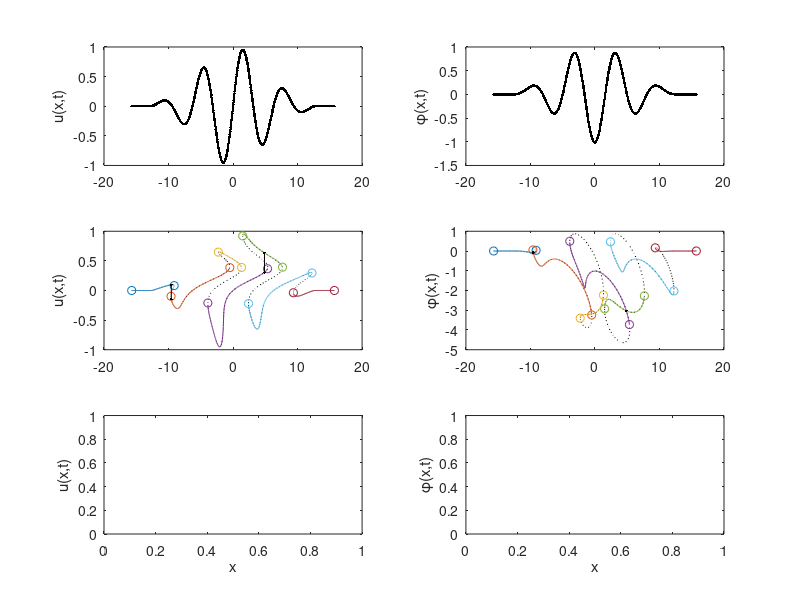

Write MATLAB code to recreate this figure.
function [X,U,PHI]=quasiAnaliticalSolver(varargin)
%%%%%%%%%%%%%%%%%%%%%%%%%%%%%%%%%%%%%%%%%%%%%%%%%%%%%%%%%%%%%%%%%%%%%%%%%%%
%
%   Quasi-analytical solutions for scalar nonlinear conservation models
%           Here these models are assumed to be of the form:
%
%                      u_t - f(u)_x = 0,    {x>R, t>0}
%
%                Coded by Manuel A. Diaz, ISNA, 2018.07.20
%
%%%%%%%%%%%%%%%%%%%%%%%%%%%%%%%%%%%%%%%%%%%%%%%%%%%%%%%%%%%%%%%%%%%%%%%%%%%
% Ref.: 
% [1] Coulouvrat, François. "A quasi-analytical shock solution for general
%     nonlinear progressive waves." Wave Motion 46.2 (2009): 97-107. 
%%%%%%%%%%%%%%%%%%%%%%%%%%%%%%%%%%%%%%%%%%%%%%%%%%%%%%%%%%%%%%%%%%%%%%%%%%%
% NOTE: We follow the sign convention of the flux function as in Ref.[1].
%%%%%%%%%%%%%%%%%%%%%%%%%%%%%%%%%%%%%%%%%%%%%%%%%%%%%%%%%%%%%%%%%%%%%%%%%%%
%clear; close all; clc;

switch nargin
    case 0 % Manually set base parameters
        fluxFunc = 'buckley';
        t = 2.4; % output time
        debug = true;
    case 4
        x=varargin{1};
        u0=varargin{2};
        t=varargin{3};
        fluxFunc=varargin{4};
        debug = false;
    case 5
        x=varargin{1};
        u0=varargin{2};
        t=varargin{3};
        fluxFunc=varargin{4};
        debug=varargin{5};
    otherwise
        error('Incorrect input arguments')
end

%% 0. Flux functions and their exact derivatives
switch fluxFunc
    case 'burgers' % inviscid burgers' equation (traditional sign)
        f = @(u) -u.^2/2; % the flux function
        df= @(u) -u; % the derivative f'(u)
        Df= @(u) -u.^2/2; % and Df: u*f'(u)-f(u)
        I = @(u) -u.^3/3; % I(u): energy flux
	case 'burgers+' % inviscid burgers' equation (Couluovrat convention)
        f = @(u) u.^2/2; % the flux function
        df= @(u) u; % the derivative f'(u)
        Df= @(u) u.^2/2; % and Df: u*f'(u)-f(u)
        I = @(u) u.^3/3; % I(u): energy flux
    case 'cubic' % inviscid burgers' equation (traditional sign)
        f = @(u) -u.^3/3; % the flux function
        df= @(u) -u.^2; % the derivative f'(u)
        Df= @(u) -2*u.^3/3; % and Df: u*f'(u)-f(u)
        I = @(u) -u.^4/4; % I(u): energy flux
	case 'cubic+' % inviscid burgers' equation (Couluovrat convention)
        f = @(u) u.^3/3; % the flux function
        df= @(u) u.^2; % the derivative f'(u)
        Df= @(u) 2*u.^3/3; % and Df: u*f'(u)-f(u)
        I = @(u) u.^4/4; % I(u): energy flux
    case 'buckley' % buckley-leverett equation (traditional sign, but not working yet!)
        a = 0.5; % constant parameter 
        f = @(u) -(u.^2)./(u.^2 + a*(1-u).^2); % the flux function
        df= @(u) -2*a*u.*(1-u)./(u.^2 + a*(1-u).^2).^2; % the derivative f'(u)
        Df= @(u) (a*(u.^2-4*u+3).*u.^2+u.^4)./(u.^2 + a*(1-u).^2).^2; % and Df: u*f'(u)-f(u)
        w = @(u) (a+1)*u/sqrt(a)-sqrt(a); % dummy function
        I = @(u) (sqrt(a)/(1+a)^2)*(w(u)+(a-1)*atan(w(u))+sqrt(a)*log(1+w(u).^2)); % I(u): energy flux
    case 'buckley+' % buckley-leverett equation (Couluovrat convention)
        a = 0.5; % constant parameter 
        f = @(u) (u.^2)./(u.^2 + a*(1-u).^2); % the flux function
        df= @(u) 2*a*u.*(1-u)./(u.^2 + a*(1-u).^2).^2; % the derivative f'(u)
        Df= @(u) (u.^2).*(a-(1+a)*u.^2)./(u.^2 + a*(1-u).^2).^2; % and Df: u*f'(u)-f(u)
        w = @(u) (a+1)*u/sqrt(a)-sqrt(a); % dummy function
        I = @(u) (sqrt(a)/(1+a)^2)*(w(u)+(a-1)*atan(w(u))+sqrt(a)*log(1+w(u).^2)); % I(u): energy flux
    otherwise
        error('case not set');
end

%% 1. Set initial conditions for the scalar (u) and potential (Ø) equation
if nargin==0
    dx=pi/100; x=(-5*pi:dx:5*pi); nx=numel(x);
    u0 = zeros(1,nx) + sin(x).*exp(-x.^2/50).*(abs(x) < 4*pi);
else
    nx=numel(x); dx=max(x(2:nx)-x(1:nx-1));
end
phi0=zeros(1,nx); for j=1:nx, phi0(j)=phi0(j)+sum(dx*u0(1:j)); end;
if debug, figure(1); end
if debug, subplot(321); plot(x,u0,'.k'); ylabel('u(x,t)'); end
if debug, subplot(322); plot(x,phi0,'.k'); ylabel('\phi(x,t)'); end

%% 2. The Poisson solution
% The Poisson problem tell us that the solution is left similar and it can
% obtained by simply shifting the abscisas of the original profile. 
% Therefore, the new y-coordinates and the phi-operator are computed as
y = x-t*df(u0); phi=phi0-t*Df(u0);
if debug; subplot(323); plot(y,u0,':k'); hold on; end
if debug; subplot(324); plot(y,phi,':k'); hold on; end

%% 3. Identify positive branches 
% 3.1 Check the monotonicity of y-absissas
TVD=y(2:nx)-y(1:nx-1)<0; y(TVD)=NaN; % If i-cell is TVD, set y(i)=NaN

% 3.2 Find indexes of the positive branches
idx=find(diff(isnan(y(1:nx-1)))); nShocks=numel(idx)/2; nBranches=nShocks+1;
idxBranches=[0,idx,nx]; Branches=reshape(idxBranches,[2,nBranches]);
Branches(1,:)=Branches(1,:)+1; % Correct for the initial index of each branch
if isnan(prod(y(Branches(:))))
    nBranches=numel(idx)/2; nShocks=nBranches-1;
    idxBranches=idx; Branches=reshape(idxBranches,[2,nBranches]);
    Branches(1,:)=Branches(1,:)+1;
end
if debug; subplot(323); plot(y(Branches),u0(Branches),'o'); hold on; end
if debug; subplot(324); plot(y(Branches),phi(Branches),'o'); hold on; end

%% 4. Interpolation of positive branches 
Branch{nBranches}.x=[];
Branch{nBranches}.u=[];
Branch{nBranches}.phi=[];
Branch{nBranches}.x_sh=[];
Branch{nBranches}.EC=[];
for j = 1:nBranches
    Branch{j}.x = x(x>=y(Branches(2*j-1)) & x<=y(Branches(2*j)));
    Branch{j}.u = interp1(y(Branches(2*j-1):Branches(2*j)),u0(Branches(2*j-1):Branches(2*j)),Branch{j}.x,'linear');
    Branch{j}.phi=interp1(y(Branches(2*j-1):Branches(2*j)),phi(Branches(2*j-1):Branches(2*j)),Branch{j}.x,'linear');
    if debug; subplot(323); plot(Branch{j}.x,Branch{j}.u); hold on; end
    if debug; subplot(324); plot(Branch{j}.x,Branch{j}.phi); hold on; end
end

%% 5. Identify intersections of positive branches
for j=1:nBranches-1
    intersection = NaN*ones(1,nBranches);
    up_sh = NaN*ones(1,nBranches);
    un_sh = NaN*ones(1,nBranches);
    entropyCondition = zeros(1,nBranches);
    
    for k=j+1:nBranches
        [x,jB,kB]=intersect(Branch{j}.x,Branch{k}.x); % Evaluate if branches x-range intersect
        % If phi-branches intersect in the solution grid
        if numel(x)>0 
            % Ø-Ø1 = (Ø2 -Ø1 )/(x2-x1).(x-x1) : line Eq.(1),
            % Ø-Ø1*= (Ø2*-Ø1*)/(x2-x1).(x-x1) : line Eq.(2),
            x1=x(1:end-1); phi1=Branch{j}.phi(jB(1:end-1)); phi1s=Branch{k}.phi(kB(1:end-1));
            x2=x( 2:end ); phi2=Branch{j}.phi(jB( 2:end )); phi2s=Branch{k}.phi(kB( 2:end ));
            % The intersection is computed as:
            % Ø1*-Ø1= ((Ø2-Ø1)-(Ø2*-Ø1*))/(x2-x1).(x-x1) : Eq.(1) - Eq.(2).
            x = x1 + (phi1s-phi1).*(x2-x1)./((phi2-phi1)-(phi2s-phi1s)); 
            if numel(x(x>x1 & x<x2))>0 
                intersection(k) = x(x>x1 & x<x2); % then
                up_sh(k)= interp1(y(Branches(2*k-1):Branches(2*k)),u0(Branches(2*k-1):Branches(2*k)),intersection(k),'linear');
                un_sh(k)= interp1(y(Branches(2*j-1):Branches(2*j)),u0(Branches(2*j-1):Branches(2*j)),intersection(k),'linear');
                phi_sh = interp1(y(Branches(2*k-1):Branches(2*k)),phi(Branches(2*k-1):Branches(2*k)),intersection(k),'linear');
                entropyCondition(k) = (I(up_sh(k))-I(un_sh(k))) > ((f(up_sh(k))-f(un_sh(k))).*(up_sh(k)+un_sh(k))/2);
            if debug; subplot(323); plot([intersection(k),intersection(k)],[up_sh(k),un_sh(k)],'.-k'); hold on; end
            if debug; subplot(324); plot(intersection(k),phi_sh,'.k'); hold on; end
            end
        end
        % If phi-branches do not explicitly in the solution grid
        if j==k-1 && Branch{j}.x(end)-Branch{k}.x(1)<dx
            intersection(k) = (Branch{j}.x(end)+Branch{k}.x(1))/2; % then
            up_sh(k)= interp1(y(Branches(2*k-1):Branches(2*k)),u0(Branches(2*k-1):Branches(2*k)),intersection(k),'linear');
            un_sh(k)= interp1(y(Branches(2*j-1):Branches(2*j)),u0(Branches(2*j-1):Branches(2*j)),intersection(k),'linear');
            phi_sh = interp1(y(Branches(2*k-1):Branches(2*k)),phi(Branches(2*k-1):Branches(2*k)),intersection(k),'linear');
            entropyCondition(k) = (I(up_sh(k))-I(un_sh(k))) > ((f(up_sh(k))-f(un_sh(k))).*(up_sh(k)+un_sh(k))/2);
            if debug; subplot(323); plot([intersection(k),intersection(k)],[up_sh(k),un_sh(k)],'.-k'); hold on; end
            if debug; subplot(324); plot(intersection(k),phi_sh,'.k'); hold on; end
        end
    end
    Branch{j}.x_sh = intersection;
    Branch{j}.up_sh= up_sh;
    Branch{j}.un_sh= un_sh;
    Branch{j}.EC=entropyCondition;
end
if debug; subplot(323); hold off; ylabel('u(x,t)'); end
if debug; subplot(324); hold off; ylabel('\phi(x,t)'); end

%% 6. Selection of admisible shocks
% Among all possible intersections jumping from a branch j to a branch k>j,
% rule out:
% (a) those which do not satisfy the entropy condition Eq.(20) in Ref.[1];
% (b) those which do not cross a branch of higher number;
% (c) similarly, those which do come from a branch that does not cross a 
%     previously lower branch.
% 

% Examing the full path (The simplest solution first!)
path = nchoosek(1:nBranches,nBranches); 
shocks = zeros(1,nShocks);
for p = 1:size(path,1)
    for b = 1:nShocks
        from=path(p,b); to=path(p,b+1);
        shocks(p,b) = Branch{from}.x_sh(to);
    end
end
if issorted(shocks) % if shocks are in order: the full path is the solution
    solutionPath=path;
    intersections=shocks;
else % if the full solution path is not the solution then,
    i=0; idx=[];
    while numel(idx)==0
        i = i+1; 
        path = nchoosek(1:nBranches,nBranches-i); % List all possible paths
        shocks= NaN*ones(size(path,1),nShocks-i);
        index = ones(size(path,1),1);
        for p = 1:size(path,1)
            if path(p,1)==1 && path(p,nBranches-i)==nBranches
                for b = 1:nShocks-i
                    from=path(p,b); to=path(p,b+1);
                    shocks(p,b) = Branch{from}.x_sh(to);
                end
            end
        end 
        for b=1:nShocks-1-i
            index = index.*(shocks(:,b) < shocks(:,b+1));
        end
        idx=find(index);
    end
    solutionPath=path(idx,:);
    intersections=shocks(idx,:);
end

%% 7. Build (and plot) the Solution Profile
X=[]; U=[]; PHI=[];
if numel(Branch)==1
    X=[X, Branch{1}.x];
    U=[U, Branch{1}.u];
    PHI=[PHI, Branch{1}.phi];
else
    for i = 1:length(solutionPath)
        if i ==1 
            X=[X, Branch{1}.x(Branch{1}.x<=intersections(1))]; %#ok<*AGROW>
            U=[U, Branch{1}.u(Branch{1}.x<=intersections(1))];
            PHI=[PHI, Branch{1}.phi(Branch{1}.x<=intersections(1))];
        elseif i==length(solutionPath)
            X=[X, Branch{nBranches}.x(Branch{ nBranches }.x>=intersections(i-1))];
            U=[U, Branch{nBranches}.u(Branch{ nBranches }.x>=intersections(i-1))];
            PHI=[PHI, Branch{nBranches}.phi(Branch{ nBranches }.x>=intersections(i-1))];
        else
            X=[X, Branch{solutionPath(i)}.x(Branch{solutionPath(i)}.x>intersections(i-1) & Branch{solutionPath(i)}.x<intersections(i))];
            U=[U, Branch{solutionPath(i)}.u(Branch{solutionPath(i)}.x>intersections(i-1) & Branch{solutionPath(i)}.x<intersections(i))];
            PHI=[PHI, Branch{solutionPath(i)}.phi(Branch{solutionPath(i)}.x>intersections(i-1) & Branch{solutionPath(i)}.x<intersections(i))];
        end
    end
end
if debug; subplot(325); plot(X,U,'-k'); ylabel('u(x,t)'); xlabel('x'); end
if debug; subplot(326); plot(X,PHI,'-k'); ylabel('\phi(x,t)'); xlabel('x'); end

% Manuel A. Diaz, ISNA 2018, Santa Fe, NM.
